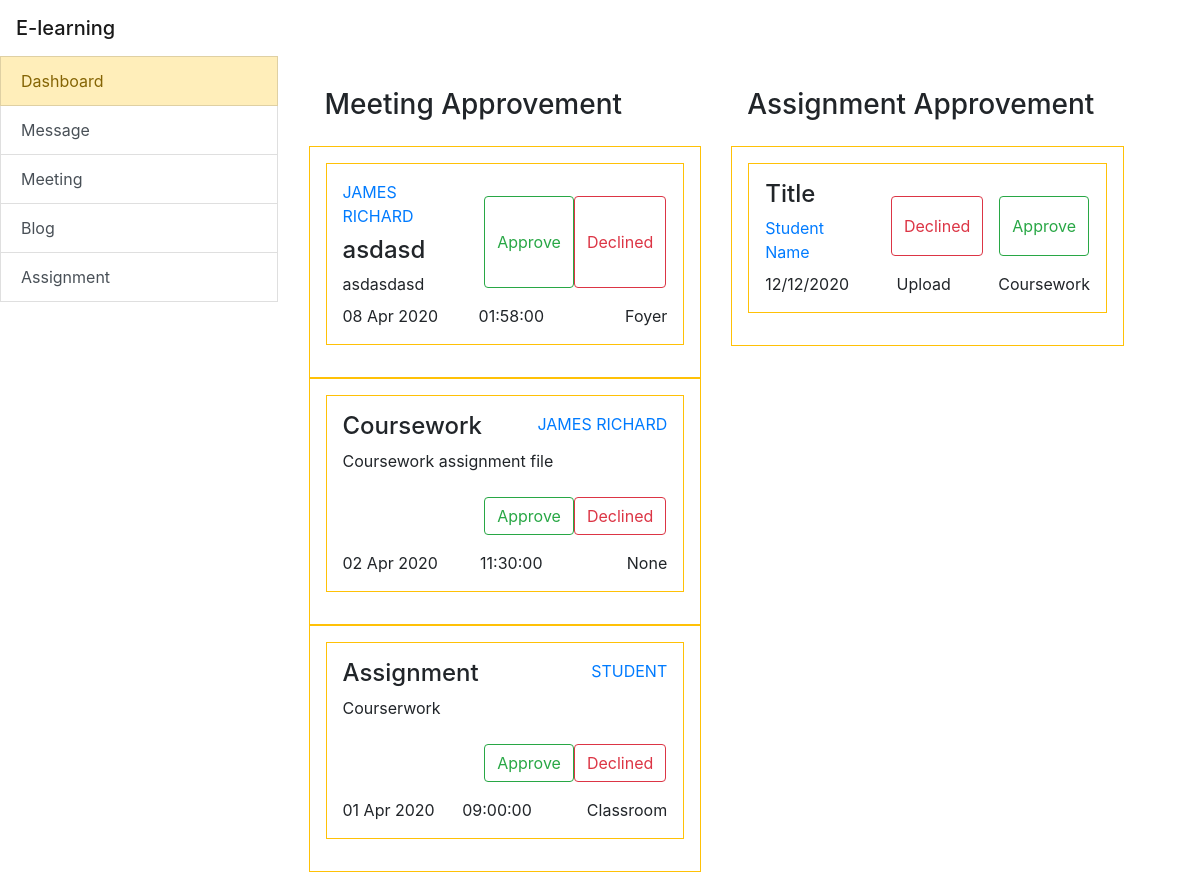
The app's page /lecture_dashboard.php with its own data.
### tables this page shows
CREATE TABLE `appointment` (
  `appointment_id` int(11) NOT NULL,
  `username` varchar(50) NOT NULL,
  `title` varchar(50) NOT NULL,
  `date` date NOT NULL,
  `time` time NOT NULL DEFAULT current_timestamp(),
  `type` varchar(30) NOT NULL,
  `venue` varchar(50) NOT NULL,
  `comment` text NOT NULL,
  `status` varchar(50) NOT NULL DEFAULT 'pending'
);

### include/function.php (called while the page is built, shortened)
<?php
include_once 'database.php';
function query($sql) {
  global $connection;
  return mysqli_query($connection, $sql);
}
function fetch_array($result){
  return mysqli_fetch_array($result);
}
 ?>

### lecture_dashboard.php (the view, shortened to what this page needs)
<?php
include 'include/header.php';
?>
<div class="container-fluid row">
	<div class="list-group col-3">
		<?php include 'include/sidebar.php'; ?>
	</div>
			<div class="col-9 row p-3">
				<div class="col-lg-6">
					<h3 class="p-3">Meeting Approvement</h3>
	<?php
    $query = query("SELECT * FROM appointment ORDER BY appointment_id DESC");
    while ($row = fetch_array($query)) {
    $username = $row['username'];
    $title = $row['title'];
    $venue = $row['venue'];
    $time = $row['time'];
    $comment = $row['comment'];
    $date = $row['date'];
    $date = strtotime($date);
    $date = date('d M Y', $date);
?>
					<div class="container border border-warning p-3">
						<div class="container border border-warning mb-3 p-3">
							<div class="row">
								<div class="col">
								<label class="text-primary float-right text-uppercase"><?php echo $username ?></label>
							<h4><?php echo $title ?></h4>
							<label><?php echo $comment ?></label>
							</div>
							<div class="col d-flex justify-content-end p-3">
								<button type="button" class="btn btn-outline-success ml-3">Approve</button>
								<button type="button" class="btn btn-outline-danger">Declined</button>
							</div>
							</div>
							<div class="d-flex justify-content-between">
								<span><?php echo $date ?></span>
								<span><?php echo $time ?></span>
								<span><?php echo $venue ?></span>
							</div>
						</div>
					</div>
<?php } ?>
				</div>
				<div class="col-lg-6">
					<h3 class="p-3">Assignment Approvement</h3>
					<div class="container border border-warning p-3">
						<div class="container border border-warning mb-3 p-3">
							<div class="row">
								<div class="col">
								<h4>Title</h4>
							<label class="text-primary">Student Name</label>
							</div>
							<div class="col d-flex justify-content-end p-3">
								<button type="button" class="btn btn-outline-danger">Declined</button>
								<button type="button" class="btn btn-outline-success ml-3">Approve</button>
							</div>
							</div>
							<div class="d-flex justify-content-between">
								<span>12/12/2020</span>
								<span>Upload</span>
								<span>Coursework</span>
							</div>
						</div>
					</div>
				</div>
			</div>
		</div>
	<?php
	include './include/footer.php';
	?>

### records on screen
appointment: username "JAMES RICHARD", title "asdasd", comment "asdasdasd", date "08 Apr 2020", time "01:58:00", venue "Foyer"
appointment: username "JAMES RICHARD", title "Coursework", comment "Coursework assignment file", date "02 Apr 2020", time "11:30:00", venue "None"
appointment: username "STUDENT", title "Assignment", comment "Courserwork", date "01 Apr 2020", time "09:00:00", venue "Classroom"

### other values on screen
$value "Dashboard"
$value "Message"
$value "Meeting"
$value "Blog"
$value "Assignment"
